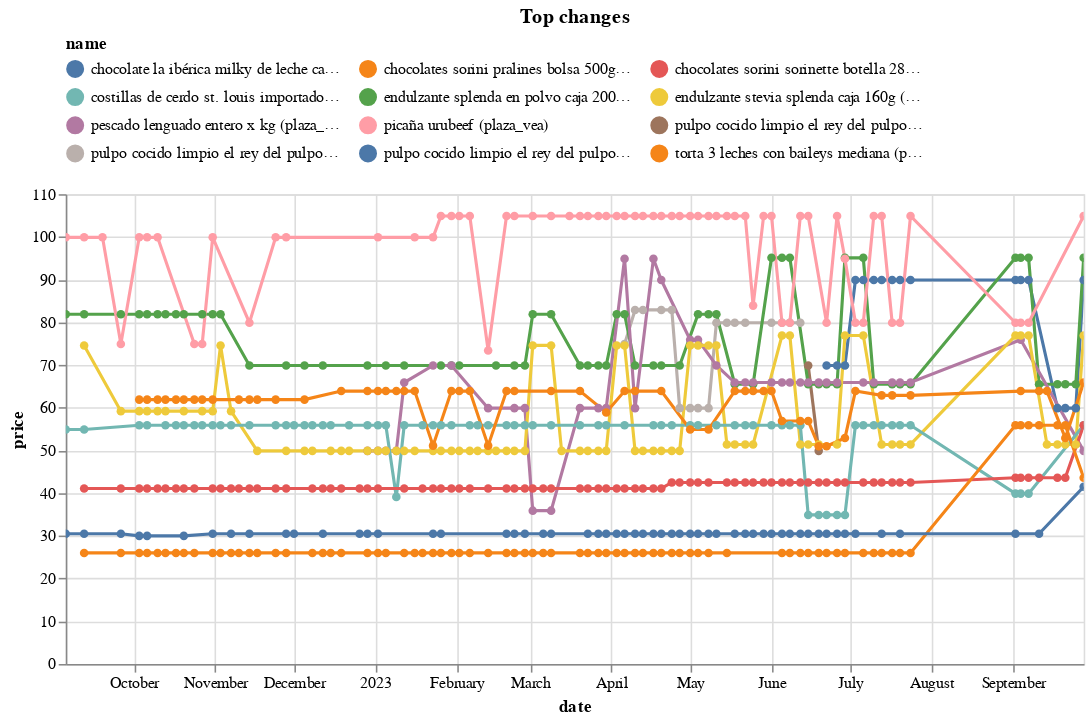

Notebook cell for this chart:
### Code cell
top_changes_abs.head(10).pipe(plot_changes, 'Top changes')

### Figure 1 — Vega-Lite specification as saved in the notebook (floating-point values rounded to 4 significant figures; data arrays with more than 128 entries replaced by an {"elided": "..."} marker saying what was removed)
{"config": {"view": {"continuousWidth": 300, "continuousHeight": 300}, "legend": {"columns": 3, "orient": "top"}}, "data": {"name": "data-bde230aa41c4eff0a1696cf14aec418a"}, "mark": {"type": "line", "point": true}, "encoding": {"color": {"field": "name", "scale": {"domain": ["chocolate la ibérica milky de leche caja 6un (plaza_vea)", "chocolates sorini pralines bolsa 500g (plaza_vea)", "chocolates sorini sorinette botella 280g (plaza_vea)", "costillas de cerdo st. louis importado (plaza_vea)", "endulzante splenda en polvo caja 200 sobres (plaza_vea)", "endulzante stevia splenda caja 160g (plaza_vea)", "pescado lenguado entero x kg (plaza_vea)", "picaña urubeef (plaza_vea)", "pulpo cocido limpio el rey del pulpo x  un (plaza_vea)", "pulpo cocido limpio el rey del pulpo x kg (plaza_vea)", "pulpo cocido limpio el rey del pulpo x un (plaza_vea)", "torta 3 leches con baileys mediana (plaza_vea)"]}, "type": "nominal"}, "tooltip": [{"field": "name", "type": "nominal"}, {"field": "price", "type": "quantitative"}, {"field": "last_price", "type": "quantitative"}], "x": {"field": "date", "type": "temporal"}, "y": {"field": "price", "type": "quantitative"}}, "params": [{"name": "param_7", "select": {"type": "point", "fields": ["name"]}, "bind": "legend"}, {"name": "param_8", "select": {"type": "interval", "encodings": ["x", "y"]}, "bind": "scales"}], "title": "Top changes", "transform": [{"filter": {"param": "param_7"}}], "width": 650, "$schema": "https://vega.github.io/schema/vega-lite/v5.14.1.json", "datasets": {"data-bde230aa41c4eff0a1696cf14aec418a": {"elided": "622 records"}}}
